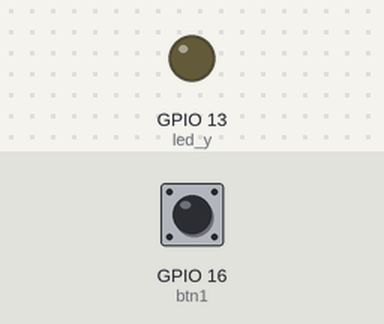
Simulated run of this sketch. Board: ESP32. Parts: output pins drawn as LEDs (lit = HIGH). Inputs (shaded band) come from the test bench; at power-on: GPIO 16 (btn1) HIGH.

Above: at 1.2 s.
1.3 s: GPIO 16 (btn1) pulled LOW for 0.15 s
At 2.2 s:
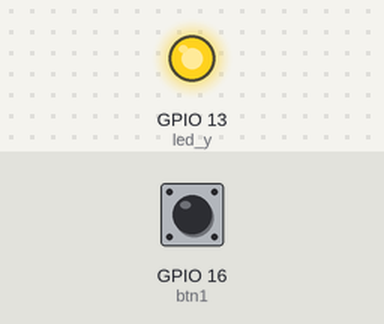
2.9 s: GPIO 16 (btn1) pulled LOW for 1 s
At 3.4 s:
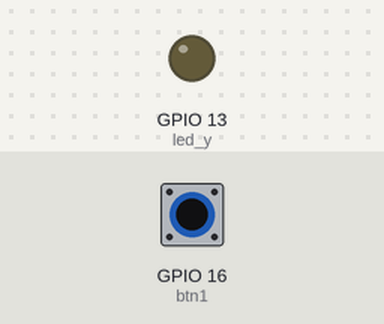
5.4 s: GPIO 16 (btn1) pulled LOW for 3.2 s
At 6.5 s:
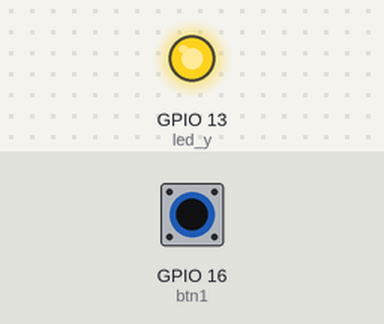
Timing chart, 0 to 8.4 s (numbered marks = the images above; inputs shaded):
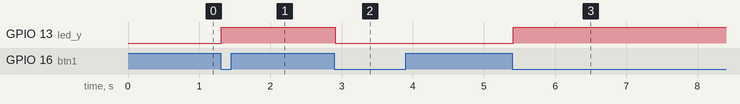

The sketch:

Switches_Topic6.ino
```cpp
// Project 2.2: Table Lamp - Toggle Logic with Debounce
#define btn1 16
#define led_y 13
boolean ledState = false;

void setup() {
  pinMode(btn1, INPUT);
  pinMode(led_y, OUTPUT);
  digitalWrite(led_y, LOW);
}

void loop() {
  if (digitalRead(btn1) == 0) {
    delay(10);
    if (digitalRead(btn1) == 0) {
      ledState = !ledState;
      digitalWrite(led_y, ledState ? HIGH : LOW);
      while (digitalRead(btn1) == 0) { delay(10); }
    }
  }
}
```

Measured:
- after the input at 1.3 s, GPIO 13 (led_y): LOW → HIGH at once
- after the input at 2.9 s, GPIO 13 (led_y): HIGH → LOW at once
- after the input at 5.4 s, GPIO 13 (led_y): LOW → HIGH at once
